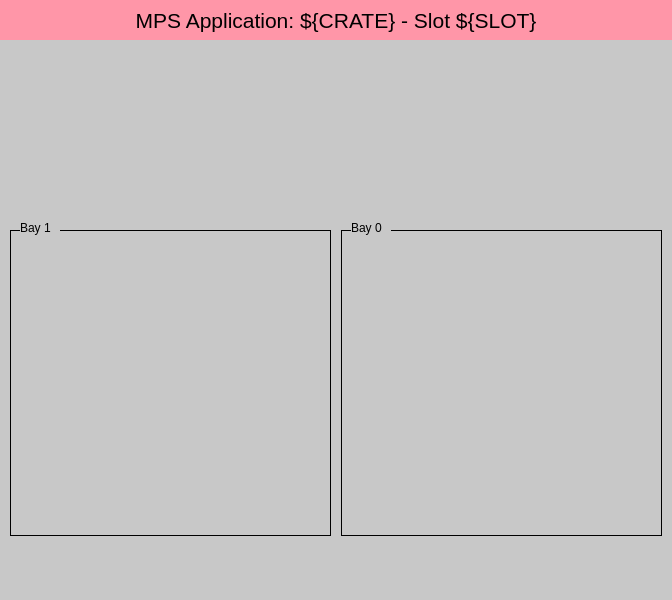
<?xml version="1.0" encoding="UTF-8"?>
<ui version="4.0">
 <class>Form</class>
 <widget class="QWidget" name="Form">
  <property name="geometry">
   <rect>
    <x>0</x>
    <y>0</y>
    <width>672</width>
    <height>600</height>
   </rect>
  </property>
  <property name="windowTitle">
   <string>MPS Application ${CRATE}-S${SLOT}</string>
  </property>
  <widget class="QFrame" name="frame">
   <property name="geometry">
    <rect>
     <x>0</x>
     <y>0</y>
     <width>672</width>
     <height>600</height>
    </rect>
   </property>
   <property name="styleSheet">
    <string notr="true">background-color: rgb(200, 200, 200);</string>
   </property>
   <property name="frameShape">
    <enum>QFrame::NoFrame</enum>
   </property>
   <property name="frameShadow">
    <enum>QFrame::Raised</enum>
   </property>
   <widget class="QLabel" name="label">
    <property name="geometry">
     <rect>
      <x>0</x>
      <y>0</y>
      <width>672</width>
      <height>40</height>
     </rect>
    </property>
    <property name="font">
     <font>
      <pointsize>16</pointsize>
     </font>
    </property>
    <property name="styleSheet">
     <string notr="true">background-color: rgb(255, 150, 168);</string>
    </property>
    <property name="text">
     <string>MPS Application: ${CRATE} - Slot ${SLOT}</string>
    </property>
    <property name="alignment">
     <set>Qt::AlignCenter</set>
    </property>
   </widget>
   <widget class="QFrame" name="frame_3">
    <property name="geometry">
     <rect>
      <x>10</x>
      <y>230</y>
      <width>321</width>
      <height>306</height>
     </rect>
    </property>
    <property name="frameShape">
     <enum>QFrame::Box</enum>
    </property>
    <property name="frameShadow">
     <enum>QFrame::Plain</enum>
    </property>
    <widget class="PyDMTemplateRepeater" name="PyDMTemplateRepeater">
     <property name="geometry">
      <rect>
       <x>1</x>
       <y>10</y>
       <width>319</width>
       <height>295</height>
      </rect>
     </property>
     <property name="toolTip">
      <string/>
     </property>
     <property name="templateFilename" stdset="0">
      <string>$PYDM/mps/mps_ln_channel.ui</string>
     </property>
     <property name="dataSource" stdset="0">
      <string>$PHYSICS_TOP/mps_configuration/current/display/thresholds/app${AID}_bay1.json</string>
     </property>
    </widget>
   </widget>
   <widget class="QFrame" name="frame_4">
    <property name="geometry">
     <rect>
      <x>341</x>
      <y>230</y>
      <width>321</width>
      <height>306</height>
     </rect>
    </property>
    <property name="frameShape">
     <enum>QFrame::Box</enum>
    </property>
    <property name="frameShadow">
     <enum>QFrame::Plain</enum>
    </property>
    <widget class="PyDMTemplateRepeater" name="PyDMTemplateRepeater_2">
     <property name="geometry">
      <rect>
       <x>1</x>
       <y>10</y>
       <width>319</width>
       <height>295</height>
      </rect>
     </property>
     <property name="toolTip">
      <string/>
     </property>
     <property name="templateFilename" stdset="0">
      <string>$PYDM/mps/mps_ln_channel.ui</string>
     </property>
     <property name="dataSource" stdset="0">
      <string>$PHYSICS_TOP/mps_configuration/current/display/thresholds/app${AID}_bay0.json</string>
     </property>
    </widget>
   </widget>
   <widget class="QLabel" name="label_13">
    <property name="geometry">
     <rect>
      <x>20</x>
      <y>220</y>
      <width>40</width>
      <height>15</height>
     </rect>
    </property>
    <property name="text">
     <string>Bay 1</string>
    </property>
   </widget>
   <widget class="QLabel" name="label_14">
    <property name="geometry">
     <rect>
      <x>351</x>
      <y>220</y>
      <width>40</width>
      <height>15</height>
     </rect>
    </property>
    <property name="text">
     <string>Bay 0</string>
    </property>
   </widget>
   <widget class="PyDMDrawingImage" name="PyDMDrawingImage">
    <property name="geometry">
     <rect>
      <x>10</x>
      <y>549</y>
      <width>250</width>
      <height>50</height>
     </rect>
    </property>
    <property name="toolTip">
     <string/>
    </property>
    <property name="filename" stdset="0">
     <string>lcls_mps_lockup_sidebyside_digital.png</string>
    </property>
   </widget>
   <widget class="PyDMEmbeddedDisplay" name="PyDMEmbeddedDisplay">
    <property name="geometry">
     <rect>
      <x>0</x>
      <y>50</y>
      <width>672</width>
      <height>160</height>
     </rect>
    </property>
    <property name="toolTip">
     <string/>
    </property>
    <property name="frameShape">
     <enum>QFrame::NoFrame</enum>
    </property>
    <property name="filename" stdset="0">
     <string>mps_expert_embed_application_information.ui</string>
    </property>
   </widget>
  </widget>
 </widget>
 <customwidgets>
  <customwidget>
   <class>PyDMEmbeddedDisplay</class>
   <extends>QFrame</extends>
   <header>pydm.widgets.embedded_display</header>
  </customwidget>
  <customwidget>
   <class>PyDMTemplateRepeater</class>
   <extends>QFrame</extends>
   <header>pydm.widgets.template_repeater</header>
  </customwidget>
  <customwidget>
   <class>PyDMDrawingImage</class>
   <extends>QWidget</extends>
   <header>pydm.widgets.drawing</header>
  </customwidget>
 </customwidgets>
 <resources/>
 <connections/>
</ui>
